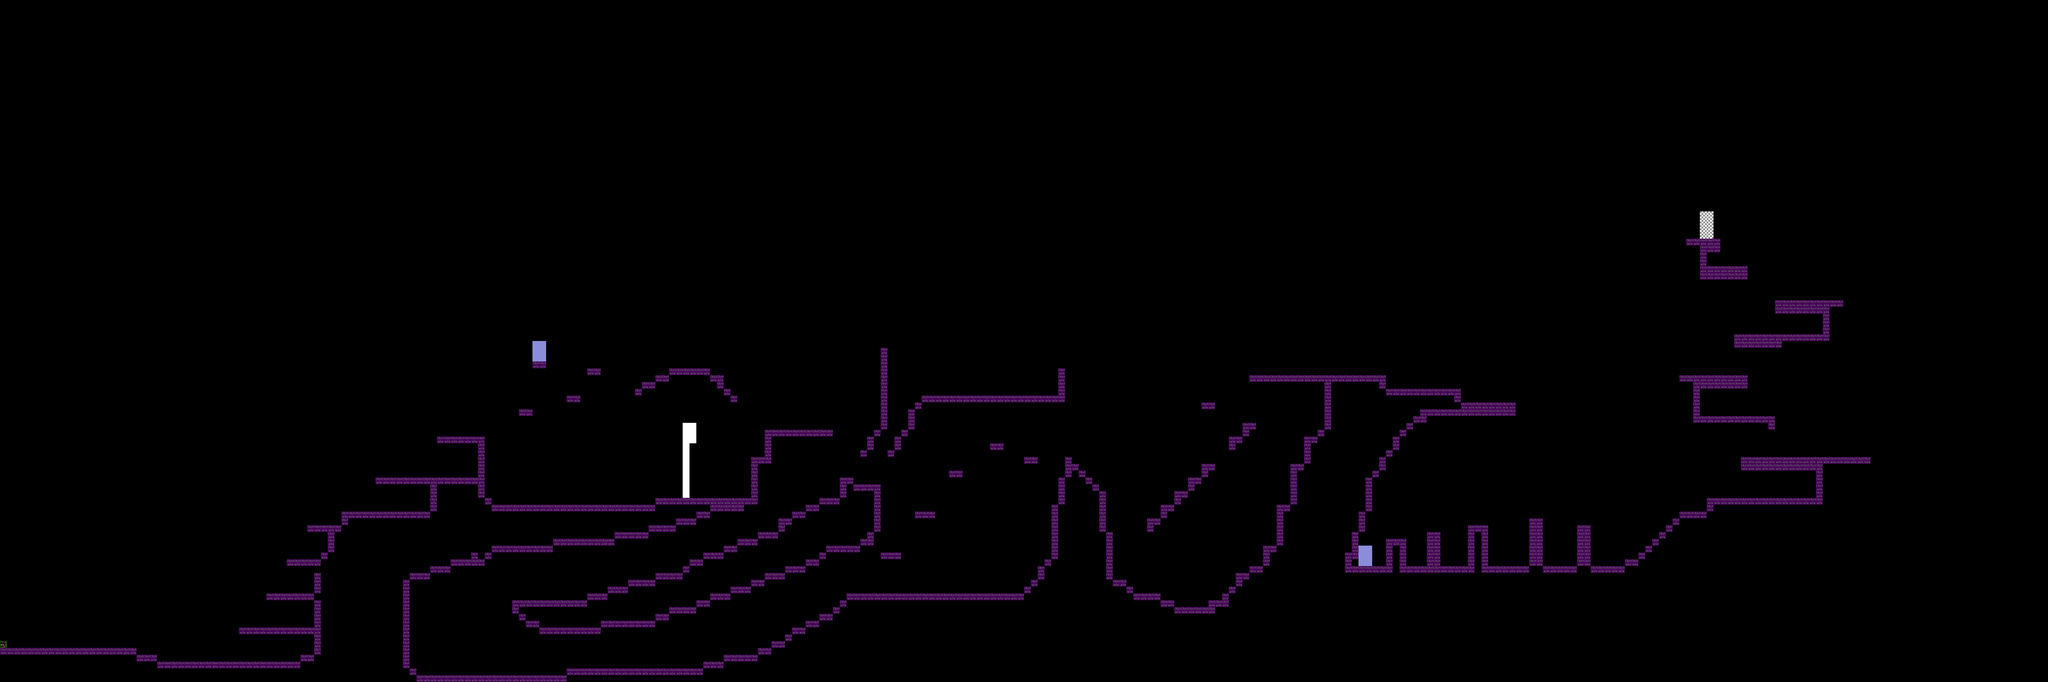

Below is a game level as drawn by its tile map, then a one-line description and the .tmx that defines it (tile-layer data replaced by summaries):
An orthogonal 300x100 tile map with 24x24 px tiles, 2 tile layers (Graphics, Meta), 3 tilesets.

<map version="1.0" orientation="orthogonal" width="300" height="100" tilewidth="24" tileheight="24">
 <tileset firstgid="1" name="Graphics" tilewidth="24" tileheight="24">
  <image source="black and white.png" width="48" height="24" />
 </tileset>
 <tileset firstgid="3" name="Meta" tilewidth="24" tileheight="24">
  <image source="meta_tiles.png" width="96" height="24" />
 </tileset>
 <tileset firstgid="7" name="AlternateGraphics" tilewidth="24" tileheight="24">
  <image source="Alternate Graphics.png" width="48" height="24" />
 </tileset>
 <layer name="Graphics" width="300" height="100">
  <data>[30000 cells, 1755 non-empty, 2 distinct tile ids]</data>
 </layer>
 <layer name="Meta" width="300" height="100" opacity="0.46">
  <data>[30000 cells, 1028 non-empty, 4 distinct tile ids]</data>
 </layer>
</map>
